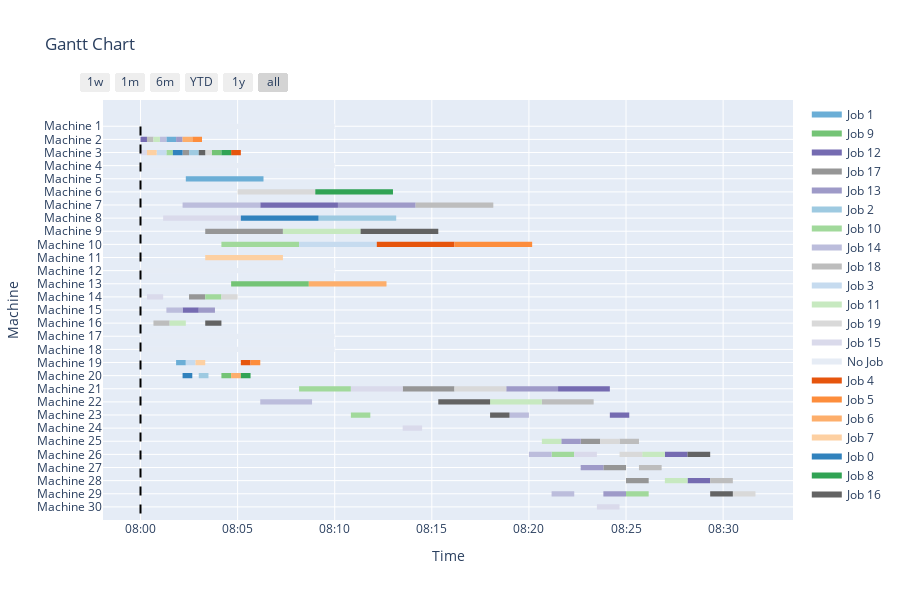

This figure's notebook cell:
### Code cell
import numpy as np
import pandas as pd
import copy
import random
import time
from util.util_load             import read_txt, read_scenario
from util.util_reschedule       import random_events, store_schedule, update_schedule, snapshot
from util.util_display          import plot, pretty_table
from env_action.metaheu         import GeneticAlgorithm, random_population
from env_action.action_space    import action_space

maxtime                = 5
PopSize                = 100
critical_machines      = {5, 6, 7, 8, 9, 10, 11, 12, 13, 21, 22, 26, 27}
action_name            = ["exact", "GA", "TS", 
                          "LFOH", "LAPH", "LAP_LFO", 
                          "LFOH_TS", "LAPH_TS", "LFOH_GA", "LAPH_GA",
                          "CDR1", "CDR2", "CDR3", "CDR4", "CDR5", "CDR6",
                          "RCRS"]

J, I, K, p_ijk, h_ijk,   \
d_j, n_j, MC_ji, n_MC_ji,\
OperationPool            = read_txt("DATA/SMALL/Case1_480.txt")
JA_event, MB_event       = read_scenario("DATA/SMALL/Scenario_1C.txt", K, critical_machines)

variables = ['J', 'p_ijk', 'h_ijk', 'n_j', 'MC_ji', 'n_MC_ji']
for var in variables:
    globals()['org_' + var] = copy.deepcopy(globals()[var])

S_k                    = np.zeros((K))
S_j                    = np.zeros((J))
n_ops_left_j           = copy.deepcopy(n_j)

t                      = 0
JSet                   = list(range(J))
OJSet                  = [[] for _ in range(J)]
for j in JSet:
    OJSet[j]           = [i for i in range(int(n_j[j]))]
Oij_on_machine         = [[] for _ in range(K)]

events                 = {}
MB_record              = {}

# Preschedule
print("preschedule")
StartTime                     = time.time()
population, chromosome_len    = random_population(OperationPool, PopSize)
GBest, X_ijk, S_ij, C_ij, C_j = GeneticAlgorithm(S_k, S_j, JSet, OJSet, J, I, K, 
                                                p_ijk, h_ijk, d_j, n_j, n_ops_left_j, 
                                                MC_ji, n_MC_ji, OperationPool,
                                                PopSize, population, chromosome_len,
                                                StartTime, maxtime=1000)

fig1 = plot(J, K, n_j, X_ijk, S_ij, C_ij, MB_record, t)
display(fig1)

### Figure 1 — Plotly figure (JSON) as saved in the notebook; plotly's stock layout.template omitted (floating-point values rounded to 4 significant figures)
{"data": [{"fill": "toself", "fillcolor": "rgb(107, 174, 214)", "hoverinfo": "name", "legendgroup": "rgb(107, 174, 214)", "mode": "none", "name": "Job 1", "type": "scatter", "x": ["2024-07-01T08:01:20", "2024-07-01T08:01:50", "2024-07-01T08:01:50", "2024-07-01T08:01:20", "2024-07-01T08:01:20", "2024-07-01T08:02:20", "2024-07-01T08:06:20", "2024-07-01T08:06:20", "2024-07-01T08:02:20", "2024-07-01T08:02:20", "2024-07-01T08:01:50", "2024-07-01T08:02:20", "2024-07-01T08:02:20", "2024-07-01T08:01:50"], "y": [27.8, 27.8, 28.2, 28.2, null, 24.8, 24.8, 25.2, 25.2, null, 10.8, 10.8, 11.2, 11.2]}, {"fill": "toself", "fillcolor": "rgb(116, 196, 118)", "hoverinfo": "name", "legendgroup": "rgb(116, 196, 118)", "mode": "none", "name": "Job 9", "type": "scatter", "x": ["2024-07-01T08:03:40", "2024-07-01T08:04:10", "2024-07-01T08:04:10", "2024-07-01T08:03:40", "2024-07-01T08:03:40", "2024-07-01T08:04:40", "2024-07-01T08:08:40", "2024-07-01T08:08:40", "2024-07-01T08:04:40", "2024-07-01T08:04:40", "2024-07-01T08:04:10", "2024-07-01T08:04:40", "2024-07-01T08:04:40", "2024-07-01T08:04:10"], "y": [26.8, 26.8, 27.2, 27.2, null, 16.8, 16.8, 17.2, 17.2, null, 9.8, 9.8, 10.2, 10.2]}, {"fill": "toself", "fillcolor": "rgb(117, 107, 177)", "hoverinfo": "name", "legendgroup": "rgb(117, 107, 177)", "mode": "none", "name": "Job 12", "type": "scatter", "x": ["2024-07-01T08:00:00", "2024-07-01T08:00:20", "2024-07-01T08:00:20", "2024-07-01T08:00:00", "2024-07-01T08:00:00", "2024-07-01T08:06:10", "2024-07-01T08:10:10", "2024-07-01T08:10:10", "2024-07-01T08:06:10", "2024-07-01T08:06:10", "2024-07-01T08:02:10", "2024-07-01T08:03:00", "2024-07-01T08:03:00", "2024-07-01T08:02:10", "2024-07-01T08:02:10", "2024-07-01T08:21:30", "2024-07-01T08:24:10", "2024-07-01T08:24:10", "2024-07-01T08:21:30", "2024-07-01T08:21:30", "2024-07-01T08:24:10", "2024-07-01T08:25:10", "2024-07-01T08:25:10", "2024-07-01T08:24:10", "2024-07-01T08:24:10", "2024-07-01T08:27:00", "2024-07-01T08:28:10", "2024-07-01T08:28:10", "2024-07-01T08:27:00", "2024-07-01T08:27:00", "2024-07-01T08:28:10", "2024-07-01T08:29:20", "2024-07-01T08:29:20", "2024-07-01T08:28:10"], "y": [27.8, 27.8, 28.2, 28.2, null, 22.8, 22.8, 23.2, 23.2, null, 14.8, 14.8, 15.2, 15.2, null, 8.8, 8.8, 9.2, 9.2, null, 6.8, 6.8, 7.2, 7.2, null, 3.8, 3.8, 4.2, 4.2, null, 1.8, 1.8, 2.2, 2.2]}, {"fill": "toself", "fillcolor": "rgb(150, 150, 150)", "hoverinfo": "name", "legendgroup": "rgb(150, 150, 150)", "mode": "none", "name": "Job 17", "type": "scatter", "x": ["2024-07-01T08:02:10", "2024-07-01T08:02:30", "2024-07-01T08:02:30", "2024-07-01T08:02:10", "2024-07-01T08:02:10", "2024-07-01T08:03:20", "2024-07-01T08:07:20", "2024-07-01T08:07:20", "2024-07-01T08:03:20", "2024-07-01T08:03:20", "2024-07-01T08:02:30", "2024-07-01T08:03:20", "2024-07-01T08:03:20", "2024-07-01T08:02:30", "2024-07-01T08:02:30", "2024-07-01T08:13:30", "2024-07-01T08:16:10", "2024-07-01T08:16:10", "2024-07-01T08:13:30", "2024-07-01T08:13:30", "2024-07-01T08:22:40", "2024-07-01T08:23:40", "2024-07-01T08:23:40", "2024-07-01T08:22:40", "2024-07-01T08:22:40", "2024-07-01T08:23:50", "2024-07-01T08:25:00", "2024-07-01T08:25:00", "2024-07-01T08:23:50", "2024-07-01T08:23:50", "2024-07-01T08:25:00", "2024-07-01T08:26:10", "2024-07-01T08:26:10", "2024-07-01T08:25:00"], "y": [26.8, 26.8, 27.2, 27.2, null, 20.8, 20.8, 21.2, 21.2, null, 15.8, 15.8, 16.2, 16.2, null, 8.8, 8.8, 9.2, 9.2, null, 4.8, 4.8, 5.2, 5.2, null, 2.8, 2.8, 3.2, 3.2, null, 1.8, 1.8, 2.2, 2.2]}, {"fill": "toself", "fillcolor": "rgb(158, 154, 200)", "hoverinfo": "name", "legendgroup": "rgb(158, 154, 200)", "mode": "none", "name": "Job 13", "type": "scatter", "x": ["2024-07-01T08:01:50", "2024-07-01T08:02:10", "2024-07-01T08:02:10", "2024-07-01T08:01:50", "2024-07-01T08:01:50", "2024-07-01T08:10:10", "2024-07-01T08:14:10", "2024-07-01T08:14:10", "2024-07-01T08:10:10", "2024-07-01T08:10:10", "2024-07-01T08:03:00", "2024-07-01T08:03:50", "2024-07-01T08:03:50", "2024-07-01T08:03:00", "2024-07-01T08:03:00", "2024-07-01T08:18:50", "2024-07-01T08:21:30", "2024-07-01T08:21:30", "2024-07-01T08:18:50", "2024-07-01T08:18:50", "2024-07-01T08:21:40", "2024-07-01T08:22:40", "2024-07-01T08:22:40", "2024-07-01T08:21:40", "2024-07-01T08:21:40", "2024-07-01T08:22:40", "2024-07-01T08:23:50", "2024-07-01T08:23:50", "2024-07-01T08:22:40", "2024-07-01T08:22:40", "2024-07-01T08:23:50", "2024-07-01T08:25:00", "2024-07-01T08:25:00", "2024-07-01T08:23:50"], "y": [27.8, 27.8, 28.2, 28.2, null, 22.8, 22.8, 23.2, 23.2, null, 14.8, 14.8, 15.2, 15.2, null, 8.8, 8.8, 9.2, 9.2, null, 4.8, 4.8, 5.2, 5.2, null, 2.8, 2.8, 3.2, 3.2, null, 0.8, 0.8, 1.2, 1.2]}, {"fill": "toself", "fillcolor": "rgb(158, 202, 225)", "hoverinfo": "name", "legendgroup": "rgb(158, 202, 225)", "mode": "none", "name": "Job 2", "type": "scatter", "x": ["2024-07-01T08:02:30", "2024-07-01T08:03:00", "2024-07-01T08:03:00", "2024-07-01T08:02:30", "2024-07-01T08:02:30", "2024-07-01T08:09:10", "2024-07-01T08:13:10", "2024-07-01T08:13:10", "2024-07-01T08:09:10", "2024-07-01T08:09:10", "2024-07-01T08:03:00", "2024-07-01T08:03:30", "2024-07-01T08:03:30", "2024-07-01T08:03:00"], "y": [26.8, 26.8, 27.2, 27.2, null, 21.8, 21.8, 22.2, 22.2, null, 9.8, 9.8, 10.2, 10.2]}, {"fill": "toself", "fillcolor": "rgb(161, 217, 155)", "hoverinfo": "name", "legendgroup": "rgb(161, 217, 155)", "mode": "none", "name": "Job 10", "type": "scatter", "x": ["2024-07-01T08:01:20", "2024-07-01T08:01:40", "2024-07-01T08:01:40", "2024-07-01T08:01:20", "2024-07-01T08:01:20", "2024-07-01T08:04:10", "2024-07-01T08:08:10", "2024-07-01T08:08:10", "2024-07-01T08:04:10", "2024-07-01T08:04:10", "2024-07-01T08:03:20", "2024-07-01T08:04:10", "2024-07-01T08:04:10", "2024-07-01T08:03:20", "2024-07-01T08:03:20", "2024-07-01T08:08:10", "2024-07-01T08:10:50", "2024-07-01T08:10:50", "2024-07-01T08:08:10", "2024-07-01T08:08:10", "2024-07-01T08:10:50", "2024-07-01T08:11:50", "2024-07-01T08:11:50", "2024-07-01T08:10:50", "2024-07-01T08:10:50", "2024-07-01T08:21:10", "2024-07-01T08:22:20", "2024-07-01T08:22:20", "2024-07-01T08:21:10", "2024-07-01T08:21:10", "2024-07-01T08:25:00", "2024-07-01T08:26:10", "2024-07-01T08:26:10", "2024-07-01T08:25:00"], "y": [26.8, 26.8, 27.2, 27.2, null, 19.8, 19.8, 20.2, 20.2, null, 15.8, 15.8, 16.2, 16.2, null, 8.8, 8.8, 9.2, 9.2, null, 6.8, 6.8, 7.2, 7.2, null, 3.8, 3.8, 4.2, 4.2, null, 0.8, 0.8, 1.2, 1.2]}, {"fill": "toself", "fillcolor": "rgb(188, 189, 220)", "hoverinfo": "name", "legendgroup": "rgb(188, 189, 220)", "mode": "none", "name": "Job 14", "type": "scatter", "x": ["2024-07-01T08:01:00", "2024-07-01T08:01:20", "2024-07-01T08:01:20", "2024-07-01T08:01:00", "2024-07-01T08:01:00", "2024-07-01T08:02:10", "2024-07-01T08:06:10", "2024-07-01T08:06:10", "2024-07-01T08:02:10", "2024-07-01T08:02:10", "2024-07-01T08:01:20", "2024-07-01T08:02:10", "2024-07-01T08:02:10", "2024-07-01T08:01:20", "2024-07-01T08:01:20", "2024-07-01T08:06:10", "2024-07-01T08:08:50", "2024-07-01T08:08:50", "2024-07-01T08:06:10", "2024-07-01T08:06:10", "2024-07-01T08:19:00", "2024-07-01T08:20:00", "2024-07-01T08:20:00", "2024-07-01T08:19:00", "2024-07-01T08:19:00", "2024-07-01T08:20:00", "2024-07-01T08:21:10", "2024-07-01T08:21:10", "2024-07-01T08:20:00", "2024-07-01T08:20:00", "2024-07-01T08:21:10", "2024-07-01T08:22:20", "2024-07-01T08:22:20", "2024-07-01T08:21:10"], "y": [27.8, 27.8, 28.2, 28.2, null, 22.8, 22.8, 23.2, 23.2, null, 14.8, 14.8, 15.2, 15.2, null, 7.8, 7.8, 8.2, 8.2, null, 6.8, 6.8, 7.2, 7.2, null, 3.8, 3.8, 4.2, 4.2, null, 0.8, 0.8, 1.2, 1.2]}, {"fill": "toself", "fillcolor": "rgb(189, 189, 189)", "hoverinfo": "name", "legendgroup": "rgb(189, 189, 189)", "mode": "none", "name": "Job 18", "type": "scatter", "x": ["2024-07-01T08:00:20", "2024-07-01T08:00:40", "2024-07-01T08:00:40", "2024-07-01T08:00:20", "2024-07-01T08:00:20", "2024-07-01T08:14:10", "2024-07-01T08:18:10", "2024-07-01T08:18:10", "2024-07-01T08:14:10", "2024-07-01T08:14:10", "2024-07-01T08:00:40", "2024-07-01T08:01:30", "2024-07-01T08:01:30", "2024-07-01T08:00:40", "2024-07-01T08:00:40", "2024-07-01T08:20:40", "2024-07-01T08:23:20", "2024-07-01T08:23:20", "2024-07-01T08:20:40", "2024-07-01T08:20:40", "2024-07-01T08:24:40", "2024-07-01T08:25:40", "2024-07-01T08:25:40", "2024-07-01T08:24:40", "2024-07-01T08:24:40", "2024-07-01T08:25:40", "2024-07-01T08:26:50", "2024-07-01T08:26:50", "2024-07-01T08:25:40", "2024-07-01T08:25:40", "2024-07-01T08:29:20", "2024-07-01T08:30:30", "2024-07-01T08:30:30", "2024-07-01T08:29:20"], "y": [27.8, 27.8, 28.2, 28.2, null, 22.8, 22.8, 23.2, 23.2, null, 13.8, 13.8, 14.2, 14.2, null, 7.8, 7.8, 8.2, 8.2, null, 4.8, 4.8, 5.2, 5.2, null, 2.8, 2.8, 3.2, 3.2, null, 1.8, 1.8, 2.2, 2.2]}, {"fill": "toself", "fillcolor": "rgb(198, 219, 239)", "hoverinfo": "name", "legendgroup": "rgb(198, 219, 239)", "mode": "none", "name": "Job 3", "type": "scatter", "x": ["2024-07-01T08:00:50", "2024-07-01T08:01:20", "2024-07-01T08:01:20", "2024-07-01T08:00:50", "2024-07-01T08:00:50", "2024-07-01T08:08:10", "2024-07-01T08:12:10", "2024-07-01T08:12:10", "2024-07-01T08:08:10", "2024-07-01T08:08:10", "2024-07-01T08:02:20", "2024-07-01T08:02:50", "2024-07-01T08:02:50", "2024-07-01T08:02:20"], "y": [26.8, 26.8, 27.2, 27.2, null, 19.8, 19.8, 20.2, 20.2, null, 10.8, 10.8, 11.2, 11.2]}, {"fill": "toself", "fillcolor": "rgb(199, 233, 192)", "hoverinfo": "name", "legendgroup": "rgb(199, 233, 192)", "mode": "none", "name": "Job 11", "type": "scatter", "x": ["2024-07-01T08:00:40", "2024-07-01T08:01:00", "2024-07-01T08:01:00", "2024-07-01T08:00:40", "2024-07-01T08:00:40", "2024-07-01T08:07:20", "2024-07-01T08:11:20", "2024-07-01T08:11:20", "2024-07-01T08:07:20", "2024-07-01T08:07:20", "2024-07-01T08:01:30", "2024-07-01T08:02:20", "2024-07-01T08:02:20", "2024-07-01T08:01:30", "2024-07-01T08:01:30", "2024-07-01T08:18:00", "2024-07-01T08:20:40", "2024-07-01T08:20:40", "2024-07-01T08:18:00", "2024-07-01T08:18:00", "2024-07-01T08:20:40", "2024-07-01T08:21:40", "2024-07-01T08:21:40", "2024-07-01T08:20:40", "2024-07-01T08:20:40", "2024-07-01T08:25:50", "2024-07-01T08:27:00", "2024-07-01T08:27:00", "2024-07-01T08:25:50", "2024-07-01T08:25:50", "2024-07-01T08:27:00", "2024-07-01T08:28:10", "2024-07-01T08:28:10", "2024-07-01T08:27:00"], "y": [27.8, 27.8, 28.2, 28.2, null, 20.8, 20.8, 21.2, 21.2, null, 13.8, 13.8, 14.2, 14.2, null, 7.8, 7.8, 8.2, 8.2, null, 4.8, 4.8, 5.2, 5.2, null, 3.8, 3.8, 4.2, 4.2, null, 1.8, 1.8, 2.2, 2.2]}, {"fill": "toself", "fillcolor": "rgb(217, 217, 217)", "hoverinfo": "name", "legendgroup": "rgb(217, 217, 217)", "mode": "none", "name": "Job 19", "type": "scatter", "x": ["2024-07-01T08:03:20", "2024-07-01T08:03:40", "2024-07-01T08:03:40", "2024-07-01T08:03:20", "2024-07-01T08:03:20", "2024-07-01T08:05:00", "2024-07-01T08:09:00", "2024-07-01T08:09:00", "2024-07-01T08:05:00", "2024-07-01T08:05:00", "2024-07-01T08:04:10", "2024-07-01T08:05:00", "2024-07-01T08:05:00", "2024-07-01T08:04:10", "2024-07-01T08:04:10", "2024-07-01T08:16:10", "2024-07-01T08:18:50", "2024-07-01T08:18:50", "2024-07-01T08:16:10", "2024-07-01T08:16:10", "2024-07-01T08:23:40", "2024-07-01T08:24:40", "2024-07-01T08:24:40", "2024-07-01T08:23:40", "2024-07-01T08:23:40", "2024-07-01T08:24:40", "2024-07-01T08:25:50", "2024-07-01T08:25:50", "2024-07-01T08:24:40", "2024-07-01T08:24:40", "2024-07-01T08:30:30", "2024-07-01T08:31:40", "2024-07-01T08:31:40", "2024-07-01T08:30:30"], "y": [26.8, 26.8, 27.2, 27.2, null, 23.8, 23.8, 24.2, 24.2, null, 15.8, 15.8, 16.2, 16.2, null, 8.8, 8.8, 9.2, 9.2, null, 4.8, 4.8, 5.2, 5.2, null, 3.8, 3.8, 4.2, 4.2, null, 0.8, 0.8, 1.2, 1.2]}, {"fill": "toself", "fillcolor": "rgb(218, 218, 235)", "hoverinfo": "name", "legendgroup": "rgb(218, 218, 235)", "mode": "none", "name": "Job 15", "type": "scatter", "x": ["2024-07-01T08:00:00", "2024-07-01T08:00:20", "2024-07-01T08:00:20", "2024-07-01T08:00:00", "2024-07-01T08:00:00", "2024-07-01T08:01:10", "2024-07-01T08:05:10", "2024-07-01T08:05:10", "2024-07-01T08:01:10", "2024-07-01T08:01:10", "2024-07-01T08:00:20", "2024-07-01T08:01:10", "2024-07-01T08:01:10", "2024-07-01T08:00:20", "2024-07-01T08:00:20", "2024-07-01T08:10:50", "2024-07-01T08:13:30", "2024-07-01T08:13:30", "2024-07-01T08:10:50", "2024-07-01T08:10:50", "2024-07-01T08:13:30", "2024-07-01T08:14:30", "2024-07-01T08:14:30", "2024-07-01T08:13:30", "2024-07-01T08:13:30", "2024-07-01T08:22:20", "2024-07-01T08:23:30", "2024-07-01T08:23:30", "2024-07-01T08:22:20", "2024-07-01T08:22:20", "2024-07-01T08:23:30", "2024-07-01T08:24:40", "2024-07-01T08:24:40", "2024-07-01T08:23:30"], "y": [26.8, 26.8, 27.2, 27.2, null, 21.8, 21.8, 22.2, 22.2, null, 15.8, 15.8, 16.2, 16.2, null, 8.8, 8.8, 9.2, 9.2, null, 5.8, 5.8, 6.2, 6.2, null, 3.8, 3.8, 4.2, 4.2, null, -0.2, -0.2, 0.2, 0.2]}, {"fill": "toself", "fillcolor": "rgb(230, 236, 245)", "hoverinfo": "name", "legendgroup": "rgb(230, 236, 245)", "mode": "none", "name": "No Job", "type": "scatter", "x": ["2024-07-01T08:00:00", "2024-07-01T08:10:00", "2024-07-01T08:10:00", "2024-07-01T08:00:00", "2024-07-01T08:00:00", "2024-07-01T08:00:00", "2024-07-01T08:10:00", "2024-07-01T08:10:00", "2024-07-01T08:00:00", "2024-07-01T08:00:00", "2024-07-01T08:00:00", "2024-07-01T08:10:00", "2024-07-01T08:10:00", "2024-07-01T08:00:00", "2024-07-01T08:00:00", "2024-07-01T08:00:00", "2024-07-01T08:10:00", "2024-07-01T08:10:00", "2024-07-01T08:00:00", "2024-07-01T08:00:00", "2024-07-01T08:00:00", "2024-07-01T08:10:00", "2024-07-01T08:10:00", "2024-07-01T08:00:00"], "y": [28.8, 28.8, 29.2, 29.2, null, 25.8, 25.8, 26.2, 26.2, null, 17.8, 17.8, 18.2, 18.2, null, 12.8, 12.8, 13.2, 13.2, null, 11.8, 11.8, 12.2, 12.2]}, {"fill": "toself", "fillcolor": "rgb(230, 85, 13)", "hoverinfo": "name", "legendgroup": "rgb(230, 85, 13)", "mode": "none", "name": "Job 4", "type": "scatter", "x": ["2024-07-01T08:04:40", "2024-07-01T08:05:10", "2024-07-01T08:05:10", "2024-07-01T08:04:40", "2024-07-01T08:04:40", "2024-07-01T08:12:10", "2024-07-01T08:16:10", "2024-07-01T08:16:10", "2024-07-01T08:12:10", "2024-07-01T08:12:10", "2024-07-01T08:05:10", "2024-07-01T08:05:40", "2024-07-01T08:05:40", "2024-07-01T08:05:10"], "y": [26.8, 26.8, 27.2, 27.2, null, 19.8, 19.8, 20.2, 20.2, null, 10.8, 10.8, 11.2, 11.2]}, {"fill": "toself", "fillcolor": "rgb(253, 141, 60)", "hoverinfo": "name", "legendgroup": "rgb(253, 141, 60)", "mode": "none", "name": "Job 5", "type": "scatter", "x": ["2024-07-01T08:02:40", "2024-07-01T08:03:10", "2024-07-01T08:03:10", "2024-07-01T08:02:40", "2024-07-01T08:02:40", "2024-07-01T08:16:10", "2024-07-01T08:20:10", "2024-07-01T08:20:10", "2024-07-01T08:16:10", "2024-07-01T08:16:10", "2024-07-01T08:05:40", "2024-07-01T08:06:10", "2024-07-01T08:06:10", "2024-07-01T08:05:40"], "y": [27.8, 27.8, 28.2, 28.2, null, 19.8, 19.8, 20.2, 20.2, null, 10.8, 10.8, 11.2, 11.2]}, {"fill": "toself", "fillcolor": "rgb(253, 174, 107)", "hoverinfo": "name", "legendgroup": "rgb(253, 174, 107)", "mode": "none", "name": "Job 6", "type": "scatter", "x": ["2024-07-01T08:02:10", "2024-07-01T08:02:40", "2024-07-01T08:02:40", "2024-07-01T08:02:10", "2024-07-01T08:02:10", "2024-07-01T08:08:40", "2024-07-01T08:12:40", "2024-07-01T08:12:40", "2024-07-01T08:08:40", "2024-07-01T08:08:40", "2024-07-01T08:04:40", "2024-07-01T08:05:10", "2024-07-01T08:05:10", "2024-07-01T08:04:40"], "y": [27.8, 27.8, 28.2, 28.2, null, 16.8, 16.8, 17.2, 17.2, null, 9.8, 9.8, 10.2, 10.2]}, {"fill": "toself", "fillcolor": "rgb(253, 208, 162)", "hoverinfo": "name", "legendgroup": "rgb(253, 208, 162)", "mode": "none", "name": "Job 7", "type": "scatter", "x": ["2024-07-01T08:00:20", "2024-07-01T08:00:50", "2024-07-01T08:00:50", "2024-07-01T08:00:20", "2024-07-01T08:00:20", "2024-07-01T08:03:20", "2024-07-01T08:07:20", "2024-07-01T08:07:20", "2024-07-01T08:03:20", "2024-07-01T08:03:20", "2024-07-01T08:02:50", "2024-07-01T08:03:20", "2024-07-01T08:03:20", "2024-07-01T08:02:50"], "y": [26.8, 26.8, 27.2, 27.2, null, 18.8, 18.8, 19.2, 19.2, null, 10.8, 10.8, 11.2, 11.2]}, {"fill": "toself", "fillcolor": "rgb(49, 130, 189)", "hoverinfo": "name", "legendgroup": "rgb(49, 130, 189)", "mode": "none", "name": "Job 0", "type": "scatter", "x": ["2024-07-01T08:01:40", "2024-07-01T08:02:10", "2024-07-01T08:02:10", "2024-07-01T08:01:40", "2024-07-01T08:01:40", "2024-07-01T08:05:10", "2024-07-01T08:09:10", "2024-07-01T08:09:10", "2024-07-01T08:05:10", "2024-07-01T08:05:10", "2024-07-01T08:02:10", "2024-07-01T08:02:40", "2024-07-01T08:02:40", "2024-07-01T08:02:10"], "y": [26.8, 26.8, 27.2, 27.2, null, 21.8, 21.8, 22.2, 22.2, null, 9.8, 9.8, 10.2, 10.2]}, {"fill": "toself", "fillcolor": "rgb(49, 163, 84)", "hoverinfo": "name", "legendgroup": "rgb(49, 163, 84)", "mode": "none", "name": "Job 8", "type": "scatter", "x": ["2024-07-01T08:04:10", "2024-07-01T08:04:40", "2024-07-01T08:04:40", "2024-07-01T08:04:10", "2024-07-01T08:04:10", "2024-07-01T08:09:00", "2024-07-01T08:13:00", "2024-07-01T08:13:00", "2024-07-01T08:09:00", "2024-07-01T08:09:00", "2024-07-01T08:05:10", "2024-07-01T08:05:40", "2024-07-01T08:05:40", "2024-07-01T08:05:10"], "y": [26.8, 26.8, 27.2, 27.2, null, 23.8, 23.8, 24.2, 24.2, null, 9.8, 9.8, 10.2, 10.2]}, {"fill": "toself", "fillcolor": "rgb(99, 99, 99)", "hoverinfo": "name", "legendgroup": "rgb(99, 99, 99)", "mode": "none", "name": "Job 16", "type": "scatter", "x": ["2024-07-01T08:03:00", "2024-07-01T08:03:20", "2024-07-01T08:03:20", "2024-07-01T08:03:00", "2024-07-01T08:03:00", "2024-07-01T08:11:20", "2024-07-01T08:15:20", "2024-07-01T08:15:20", "2024-07-01T08:11:20", "2024-07-01T08:11:20", "2024-07-01T08:03:20", "2024-07-01T08:04:10", "2024-07-01T08:04:10", "2024-07-01T08:03:20", "2024-07-01T08:03:20", "2024-07-01T08:15:20", "2024-07-01T08:18:00", "2024-07-01T08:18:00", "2024-07-01T08:15:20", "2024-07-01T08:15:20", "2024-07-01T08:18:00", "2024-07-01T08:19:00", "2024-07-01T08:19:00", "2024-07-01T08:18:00", "2024-07-01T08:18:00", "2024-07-01T08:28:10", "2024-07-01T08:29:20", "2024-07-01T08:29:20", "2024-07-01T08:28:10", "2024-07-01T08:28:10", "2024-07-01T08:29:20", "2024-07-01T08:30:30", "2024-07-01T08:30:30", "2024-07-01T08:29:20"], "y": [26.8, 26.8, 27.2, 27.2, null, 20.8, 20.8, 21.2, 21.2, null, 13.8, 13.8, 14.2, 14.2, null, 7.8, 7.8, 8.2, 8.2, null, 6.8, 6.8, 7.2, 7.2, null, 3.8, 3.8, 4.2, 4.2, null, 0.8, 0.8, 1.2, 1.2]}, {"legendgroup": "rgb(107, 174, 214)", "marker": {"color": "rgb(107, 174, 214)", "opacity": 0, "size": 1}, "mode": "markers", "name": "", "showlegend": false, "text": [null, null, null, null, null, null], "type": "scatter", "x": ["2024-07-01T08:01:20", "2024-07-01T08:01:50", "2024-07-01T08:02:20", "2024-07-01T08:06:20", "2024-07-01T08:01:50", "2024-07-01T08:02:20"], "y": [28, 28, 25, 25, 11, 11]}, {"legendgroup": "rgb(116, 196, 118)", "marker": {"color": "rgb(116, 196, 118)", "opacity": 0, "size": 1}, "mode": "markers", "name": "", "showlegend": false, "text": [null, null, null, null, null, null], "type": "scatter", "x": ["2024-07-01T08:03:40", "2024-07-01T08:04:10", "2024-07-01T08:04:40", "2024-07-01T08:08:40", "2024-07-01T08:04:10", "2024-07-01T08:04:40"], "y": [27, 27, 17, 17, 10, 10]}, {"legendgroup": "rgb(117, 107, 177)", "marker": {"color": "rgb(117, 107, 177)", "opacity": 0, "size": 1}, "mode": "markers", "name": "", "showlegend": false, "text": [null, null, null, null, null, null, null, null, null, null, null, null, null, null], "type": "scatter", "x": ["2024-07-01T08:00:00", "2024-07-01T08:00:20", "2024-07-01T08:06:10", "2024-07-01T08:10:10", "2024-07-01T08:02:10", "2024-07-01T08:03:00", "2024-07-01T08:21:30", "2024-07-01T08:24:10", "2024-07-01T08:24:10", "2024-07-01T08:25:10", "2024-07-01T08:27:00", "2024-07-01T08:28:10", "2024-07-01T08:28:10", "2024-07-01T08:29:20"], "y": [28, 28, 23, 23, 15, 15, 9, 9, 7, 7, 4, 4, 2, 2]}, {"legendgroup": "rgb(150, 150, 150)", "marker": {"color": "rgb(150, 150, 150)", "opacity": 0, "size": 1}, "mode": "markers", "name": "", "showlegend": false, "text": [null, null, null, null, null, null, null, null, null, null, null, null, null, null], "type": "scatter", "x": ["2024-07-01T08:02:10", "2024-07-01T08:02:30", "2024-07-01T08:03:20", "2024-07-01T08:07:20", "2024-07-01T08:02:30", "2024-07-01T08:03:20", "2024-07-01T08:13:30", "2024-07-01T08:16:10", "2024-07-01T08:22:40", "2024-07-01T08:23:40", "2024-07-01T08:23:50", "2024-07-01T08:25:00", "2024-07-01T08:25:00", "2024-07-01T08:26:10"], "y": [27, 27, 21, 21, 16, 16, 9, 9, 5, 5, 3, 3, 2, 2]}, {"legendgroup": "rgb(158, 154, 200)", "marker": {"color": "rgb(158, 154, 200)", "opacity": 0, "size": 1}, "mode": "markers", "name": "", "showlegend": false, "text": [null, null, null, null, null, null, null, null, null, null, null, null, null, null], "type": "scatter", "x": ["2024-07-01T08:01:50", "2024-07-01T08:02:10", "2024-07-01T08:10:10", "2024-07-01T08:14:10", "2024-07-01T08:03:00", "2024-07-01T08:03:50", "2024-07-01T08:18:50", "2024-07-01T08:21:30", "2024-07-01T08:21:40", "2024-07-01T08:22:40", "2024-07-01T08:22:40", "2024-07-01T08:23:50", "2024-07-01T08:23:50", "2024-07-01T08:25:00"], "y": [28, 28, 23, 23, 15, 15, 9, 9, 5, 5, 3, 3, 1, 1]}, {"legendgroup": "rgb(158, 202, 225)", "marker": {"color": "rgb(158, 202, 225)", "opacity": 0, "size": 1}, "mode": "markers", "name": "", "showlegend": false, "text": [null, null, null, null, null, null], "type": "scatter", "x": ["2024-07-01T08:02:30", "2024-07-01T08:03:00", "2024-07-01T08:09:10", "2024-07-01T08:13:10", "2024-07-01T08:03:00", "2024-07-01T08:03:30"], "y": [27, 27, 22, 22, 10, 10]}, {"legendgroup": "rgb(161, 217, 155)", "marker": {"color": "rgb(161, 217, 155)", "opacity": 0, "size": 1}, "mode": "markers", "name": "", "showlegend": false, "text": [null, null, null, null, null, null, null, null, null, null, null, null, null, null], "type": "scatter", "x": ["2024-07-01T08:01:20", "2024-07-01T08:01:40", "2024-07-01T08:04:10", "2024-07-01T08:08:10", "2024-07-01T08:03:20", "2024-07-01T08:04:10", "2024-07-01T08:08:10", "2024-07-01T08:10:50", "2024-07-01T08:10:50", "2024-07-01T08:11:50", "2024-07-01T08:21:10", "2024-07-01T08:22:20", "2024-07-01T08:25:00", "2024-07-01T08:26:10"], "y": [27, 27, 20, 20, 16, 16, 9, 9, 7, 7, 4, 4, 1, 1]}, {"legendgroup": "rgb(188, 189, 220)", "marker": {"color": "rgb(188, 189, 220)", "opacity": 0, "size": 1}, "mode": "markers", "name": "", "showlegend": false, "text": [null, null, null, null, null, null, null, null, null, null, null, null, null, null], "type": "scatter", "x": ["2024-07-01T08:01:00", "2024-07-01T08:01:20", "2024-07-01T08:02:10", "2024-07-01T08:06:10", "2024-07-01T08:01:20", "2024-07-01T08:02:10", "2024-07-01T08:06:10", "2024-07-01T08:08:50", "2024-07-01T08:19:00", "2024-07-01T08:20:00", "2024-07-01T08:20:00", "2024-07-01T08:21:10", "2024-07-01T08:21:10", "2024-07-01T08:22:20"], "y": [28, 28, 23, 23, 15, 15, 8, 8, 7, 7, 4, 4, 1, 1]}, {"legendgroup": "rgb(189, 189, 189)", "marker": {"color": "rgb(189, 189, 189)", "opacity": 0, "size": 1}, "mode": "markers", "name": "", "showlegend": false, "text": [null, null, null, null, null, null, null, null, null, null, null, null, null, null], "type": "scatter", "x": ["2024-07-01T08:00:20", "2024-07-01T08:00:40", "2024-07-01T08:14:10", "2024-07-01T08:18:10", "2024-07-01T08:00:40", "2024-07-01T08:01:30", "2024-07-01T08:20:40", "2024-07-01T08:23:20", "2024-07-01T08:24:40", "2024-07-01T08:25:40", "2024-07-01T08:25:40", "2024-07-01T08:26:50", "2024-07-01T08:29:20", "2024-07-01T08:30:30"], "y": [28, 28, 23, 23, 14, 14, 8, 8, 5, 5, 3, 3, 2, 2]}, {"legendgroup": "rgb(198, 219, 239)", "marker": {"color": "rgb(198, 219, 239)", "opacity": 0, "size": 1}, "mode": "markers", "name": "", "showlegend": false, "text": [null, null, null, null, null, null], "type": "scatter", "x": ["2024-07-01T08:00:50", "2024-07-01T08:01:20", "2024-07-01T08:08:10", "2024-07-01T08:12:10", "2024-07-01T08:02:20", "2024-07-01T08:02:50"], "y": [27, 27, 20, 20, 11, 11]}, {"legendgroup": "rgb(199, 233, 192)", "marker": {"color": "rgb(199, 233, 192)", "opacity": 0, "size": 1}, "mode": "markers", "name": "", "showlegend": false, "text": [null, null, null, null, null, null, null, null, null, null, null, null, null, null], "type": "scatter", "x": ["2024-07-01T08:00:40", "2024-07-01T08:01:00", "2024-07-01T08:07:20", "2024-07-01T08:11:20", "2024-07-01T08:01:30", "2024-07-01T08:02:20", "2024-07-01T08:18:00", "2024-07-01T08:20:40", "2024-07-01T08:20:40", "2024-07-01T08:21:40", "2024-07-01T08:25:50", "2024-07-01T08:27:00", "2024-07-01T08:27:00", "2024-07-01T08:28:10"], "y": [28, 28, 21, 21, 14, 14, 8, 8, 5, 5, 4, 4, 2, 2]}, {"legendgroup": "rgb(217, 217, 217)", "marker": {"color": "rgb(217, 217, 217)", "opacity": 0, "size": 1}, "mode": "markers", "name": "", "showlegend": false, "text": [null, null, null, null, null, null, null, null, null, null, null, null, null, null], "type": "scatter", "x": ["2024-07-01T08:03:20", "2024-07-01T08:03:40", "2024-07-01T08:05:00", "2024-07-01T08:09:00", "2024-07-01T08:04:10", "2024-07-01T08:05:00", "2024-07-01T08:16:10", "2024-07-01T08:18:50", "2024-07-01T08:23:40", "2024-07-01T08:24:40", "2024-07-01T08:24:40", "2024-07-01T08:25:50", "2024-07-01T08:30:30", "2024-07-01T08:31:40"], "y": [27, 27, 24, 24, 16, 16, 9, 9, 5, 5, 4, 4, 1, 1]}, {"legendgroup": "rgb(218, 218, 235)", "marker": {"color": "rgb(218, 218, 235)", "opacity": 0, "size": 1}, "mode": "markers", "name": "", "showlegend": false, "text": [null, null, null, null, null, null, null, null, null, null, null, null, null, null], "type": "scatter", "x": ["2024-07-01T08:00:00", "2024-07-01T08:00:20", "2024-07-01T08:01:10", "2024-07-01T08:05:10", "2024-07-01T08:00:20", "2024-07-01T08:01:10", "2024-07-01T08:10:50", "2024-07-01T08:13:30", "2024-07-01T08:13:30", "2024-07-01T08:14:30", "2024-07-01T08:22:20", "2024-07-01T08:23:30", "2024-07-01T08:23:30", "2024-07-01T08:24:40"], "y": [27, 27, 22, 22, 16, 16, 9, 9, 6, 6, 4, 4, 0, 0]}, {"legendgroup": "rgb(230, 236, 245)", "marker": {"color": "rgb(230, 236, 245)", "opacity": 0, "size": 1}, "mode": "markers", "name": "", "showlegend": false, "text": [null, null, null, null, null, null, null, null, null, null], "type": "scatter", "x": ["2024-07-01T08:00:00", "2024-07-01T08:10:00", "2024-07-01T08:00:00", "2024-07-01T08:10:00", "2024-07-01T08:00:00", "2024-07-01T08:10:00", "2024-07-01T08:00:00", "2024-07-01T08:10:00", "2024-07-01T08:00:00", "2024-07-01T08:10:00"], "y": [29, 29, 26, 26, 18, 18, 13, 13, 12, 12]}, {"legendgroup": "rgb(230, 85, 13)", "marker": {"color": "rgb(230, 85, 13)", "opacity": 0, "size": 1}, "mode": "markers", "name": "", "showlegend": false, "text": [null, null, null, null, null, null], "type": "scatter", "x": ["2024-07-01T08:04:40", "2024-07-01T08:05:10", "2024-07-01T08:12:10", "2024-07-01T08:16:10", "2024-07-01T08:05:10", "2024-07-01T08:05:40"], "y": [27, 27, 20, 20, 11, 11]}, {"legendgroup": "rgb(253, 141, 60)", "marker": {"color": "rgb(253, 141, 60)", "opacity": 0, "size": 1}, "mode": "markers", "name": "", "showlegend": false, "text": [null, null, null, null, null, null], "type": "scatter", "x": ["2024-07-01T08:02:40", "2024-07-01T08:03:10", "2024-07-01T08:16:10", "2024-07-01T08:20:10", "2024-07-01T08:05:40", "2024-07-01T08:06:10"], "y": [28, 28, 20, 20, 11, 11]}, {"legendgroup": "rgb(253, 174, 107)", "marker": {"color": "rgb(253, 174, 107)", "opacity": 0, "size": 1}, "mode": "markers", "name": "", "showlegend": false, "text": [null, null, null, null, null, null], "type": "scatter", "x": ["2024-07-01T08:02:10", "2024-07-01T08:02:40", "2024-07-01T08:08:40", "2024-07-01T08:12:40", "2024-07-01T08:04:40", "2024-07-01T08:05:10"], "y": [28, 28, 17, 17, 10, 10]}, {"legendgroup": "rgb(253, 208, 162)", "marker": {"color": "rgb(253, 208, 162)", "opacity": 0, "size": 1}, "mode": "markers", "name": "", "showlegend": false, "text": [null, null, null, null, null, null], "type": "scatter", "x": ["2024-07-01T08:00:20", "2024-07-01T08:00:50", "2024-07-01T08:03:20", "2024-07-01T08:07:20", "2024-07-01T08:02:50", "2024-07-01T08:03:20"], "y": [27, 27, 19, 19, 11, 11]}, {"legendgroup": "rgb(49, 130, 189)", "marker": {"color": "rgb(49, 130, 189)", "opacity": 0, "size": 1}, "mode": "markers", "name": "", "showlegend": false, "text": [null, null, null, null, null, null], "type": "scatter", "x": ["2024-07-01T08:01:40", "2024-07-01T08:02:10", "2024-07-01T08:05:10", "2024-07-01T08:09:10", "2024-07-01T08:02:10", "2024-07-01T08:02:40"], "y": [27, 27, 22, 22, 10, 10]}, {"legendgroup": "rgb(49, 163, 84)", "marker": {"color": "rgb(49, 163, 84)", "opacity": 0, "size": 1}, "mode": "markers", "name": "", "showlegend": false, "text": [null, null, null, null, null, null], "type": "scatter", "x": ["2024-07-01T08:04:10", "2024-07-01T08:04:40", "2024-07-01T08:09:00", "2024-07-01T08:13:00", "2024-07-01T08:05:10", "2024-07-01T08:05:40"], "y": [27, 27, 24, 24, 10, 10]}, {"legendgroup": "rgb(99, 99, 99)", "marker": {"color": "rgb(99, 99, 99)", "opacity": 0, "size": 1}, "mode": "markers", "name": "", "showlegend": false, "text": [null, null, null, null, null, null, null, null, null, null, null, null, null, null], "type": "scatter", "x": ["2024-07-01T08:03:00", "2024-07-01T08:03:20", "2024-07-01T08:11:20", "2024-07-01T08:15:20", "2024-07-01T08:03:20", "2024-07-01T08:04:10", "2024-07-01T08:15:20", "2024-07-01T08:18:00", "2024-07-01T08:18:00", "2024-07-01T08:19:00", "2024-07-01T08:28:10", "2024-07-01T08:29:20", "2024-07-01T08:29:20", "2024-07-01T08:30:30"], "y": [27, 27, 21, 21, 14, 14, 8, 8, 7, 7, 4, 4, 1, 1]}], "layout": {"height": 600, "hovermode": "closest", "legend": {"traceorder": "normal"}, "shapes": [{"line": {"color": "black", "dash": "dash"}, "type": "line", "x0": "2024-07-01T08:00:00", "x1": "2024-07-01T08:00:00", "y0": -0.5, "y1": 29.5}], "showlegend": true, "title": {"text": "Gantt Chart"}, "xaxis": {"rangeselector": {"buttons": [{"count": 7, "label": "1w", "step": "day", "stepmode": "backward"}, {"count": 1, "label": "1m", "step": "month", "stepmode": "backward"}, {"count": 6, "label": "6m", "step": "month", "stepmode": "backward"}, {"count": 1, "label": "YTD", "step": "year", "stepmode": "todate"}, {"count": 1, "label": "1y", "step": "year", "stepmode": "backward"}, {"step": "all"}]}, "showgrid": true, "tickformat": "%H:%M", "title": {"text": "Time"}, "type": "date", "zeroline": false}, "yaxis": {"autorange": false, "range": [-1, 31], "showgrid": true, "ticktext": ["Machine 30", "Machine 29", "Machine 28", "Machine 27", "Machine 26", "Machine 25", "Machine 24", "Machine 23", "Machine 22", "Machine 21", "Machine 20", "Machine 19", "Machine 18", "Machine 17", "Machine 16", "Machine 15", "Machine 14", "Machine 13", "Machine 12", "Machine 11", "Machine 10", "Machine 9", "Machine 8", "Machine 7", "Machine 6", "Machine 5", "Machine 4", "Machine 3", "Machine 2", "Machine 1"], "tickvals": [0, 1, 2, 3, 4, 5, 6, 7, 8, 9, 10, 11, 12, 13, 14, 15, 16, 17, 18, 19, 20, 21, 22, 23, 24, 25, 26, 27, 28, 29], "title": {"text": "Machine"}, "zeroline": false}}}
